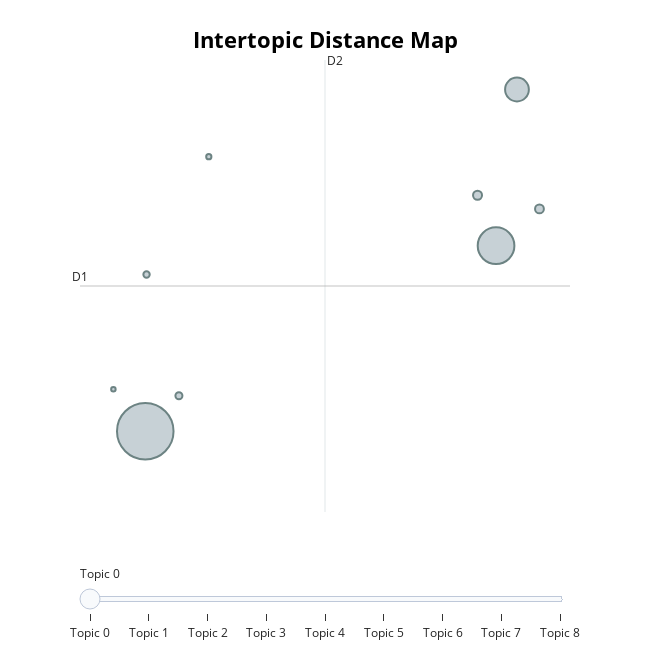

The cell this chart's notebook holds for it:
### Code cell
bert_topic_model.visualize_topics()

### Figure 1 — Plotly figure (JSON) as saved in the notebook; plotly's stock layout.template omitted (floating-point values rounded to 4 significant figures)
{"data": [{"customdata": [[0, "share | high | stock | new | new high", 2213], [1, "apple | company | said | app | game", 931], [2, "apple | iphone | pro | new | watch", 391], [3, "cannabis | company | industry | product | marijuana", 56], [4, "film | movie | award | best | nomination", 54], [5, "et | scheduled | released et | august | loading", 34], [6, "fear | greed | index | greed index | fear greed index", 28], [7, "debt | ratio | current debt | company | billion", 19], [8, "share revenue | quarterly | report quarterly | quarterly earnings share | earnings share revenue", 14]], "hovertemplate": "<b>Topic %{customdata[0]}</b><br>%{customdata[1]}<br>Size: %{customdata[2]}", "legendgroup": "", "marker": {"color": "#B0BEC5", "line": {"color": "DarkSlateGrey", "width": 2}, "size": [2213, 931, 391, 56, 54, 34, 28, 19, 14], "sizemode": "area", "sizeref": 1.383, "symbol": "circle"}, "mode": "markers", "name": "", "orientation": "v", "showlegend": false, "type": "scatter", "x": [-2.578, 2.166, 2.449, 1.916, 2.753, -2.123, -2.561, -1.719, -3.009], "xaxis": "x", "y": [-4.707, -3.085, -1.719, -2.643, -2.763, -4.396, -3.337, -2.306, -4.338], "yaxis": "y"}], "layout": {"annotations": [{"showarrow": false, "text": "D1", "x": -3.461, "y": -3.437, "yshift": 10}, {"showarrow": false, "text": "D2", "x": -0.1471, "xshift": 10, "y": -1.461}], "height": 650, "hoverlabel": {"bgcolor": "white", "font": {"family": "Rockwell", "size": 16}}, "legend": {"itemsizing": "constant", "tracegroupgap": 0}, "margin": {"t": 60}, "shapes": [{"line": {"color": "#CFD8DC", "width": 2}, "type": "line", "x0": -0.1471, "x1": -0.1471, "y0": -5.413, "y1": -1.461}, {"line": {"color": "#9E9E9E", "width": 2}, "type": "line", "x0": -3.461, "x1": 3.167, "y0": -3.437, "y1": -3.437}], "sliders": [{"active": 0, "pad": {"t": 50}, "steps": [{"args": [{"marker.color": [["red", "#B0BEC5", "#B0BEC5", "#B0BEC5", "#B0BEC5", "#B0BEC5", "#B0BEC5", "#B0BEC5", "#B0BEC5"]]}], "label": "Topic 0", "method": "update"}, {"args": [{"marker.color": [["#B0BEC5", "red", "#B0BEC5", "#B0BEC5", "#B0BEC5", "#B0BEC5", "#B0BEC5", "#B0BEC5", "#B0BEC5"]]}], "label": "Topic 1", "method": "update"}, {"args": [{"marker.color": [["#B0BEC5", "#B0BEC5", "red", "#B0BEC5", "#B0BEC5", "#B0BEC5", "#B0BEC5", "#B0BEC5", "#B0BEC5"]]}], "label": "Topic 2", "method": "update"}, {"args": [{"marker.color": [["#B0BEC5", "#B0BEC5", "#B0BEC5", "red", "#B0BEC5", "#B0BEC5", "#B0BEC5", "#B0BEC5", "#B0BEC5"]]}], "label": "Topic 3", "method": "update"}, {"args": [{"marker.color": [["#B0BEC5", "#B0BEC5", "#B0BEC5", "#B0BEC5", "red", "#B0BEC5", "#B0BEC5", "#B0BEC5", "#B0BEC5"]]}], "label": "Topic 4", "method": "update"}, {"args": [{"marker.color": [["#B0BEC5", "#B0BEC5", "#B0BEC5", "#B0BEC5", "#B0BEC5", "red", "#B0BEC5", "#B0BEC5", "#B0BEC5"]]}], "label": "Topic 5", "method": "update"}, {"args": [{"marker.color": [["#B0BEC5", "#B0BEC5", "#B0BEC5", "#B0BEC5", "#B0BEC5", "#B0BEC5", "red", "#B0BEC5", "#B0BEC5"]]}], "label": "Topic 6", "method": "update"}, {"args": [{"marker.color": [["#B0BEC5", "#B0BEC5", "#B0BEC5", "#B0BEC5", "#B0BEC5", "#B0BEC5", "#B0BEC5", "red", "#B0BEC5"]]}], "label": "Topic 7", "method": "update"}, {"args": [{"marker.color": [["#B0BEC5", "#B0BEC5", "#B0BEC5", "#B0BEC5", "#B0BEC5", "#B0BEC5", "#B0BEC5", "#B0BEC5", "red"]]}], "label": "Topic 8", "method": "update"}]}], "title": {"font": {"color": "Black", "size": 22}, "text": "<b>Intertopic Distance Map</b>", "x": 0.5, "xanchor": "center", "y": 0.95, "yanchor": "top"}, "width": 650, "xaxis": {"anchor": "y", "domain": [0, 1], "range": [-3.461, 3.167], "title": {"text": ""}, "visible": false}, "yaxis": {"anchor": "x", "domain": [0, 1], "range": [-5.413, -1.461], "title": {"text": ""}, "visible": false}}}
